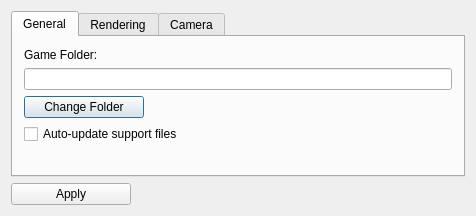
<?xml version="1.0" encoding="UTF-8"?>
<ui version="4.0">
 <class>SettingsDialogClass</class>
 <widget class="QDialog" name="SettingsDialogClass">
  <property name="geometry">
   <rect>
    <x>0</x>
    <y>0</y>
    <width>476</width>
    <height>216</height>
   </rect>
  </property>
  <property name="windowTitle">
   <string>Settings</string>
  </property>
  <property name="modal">
   <bool>true</bool>
  </property>
  <layout class="QVBoxLayout" name="verticalLayout_2">
   <item>
    <widget class="QTabWidget" name="tabWidget">
     <property name="currentIndex">
      <number>0</number>
     </property>
     <widget class="QWidget" name="tabGeneral">
      <attribute name="title">
       <string>General</string>
      </attribute>
      <layout class="QVBoxLayout" name="verticalLayout_3">
       <item>
        <widget class="QLabel" name="label">
         <property name="text">
          <string>Game Folder:</string>
         </property>
        </widget>
       </item>
       <item>
        <widget class="QLineEdit" name="lineEditGameFolder"/>
       </item>
       <item>
        <widget class="QPushButton" name="pushButtonChangeFolder">
         <property name="sizePolicy">
          <sizepolicy hsizetype="Minimum" vsizetype="Fixed">
           <horstretch>0</horstretch>
           <verstretch>0</verstretch>
          </sizepolicy>
         </property>
         <property name="maximumSize">
          <size>
           <width>120</width>
           <height>16777215</height>
          </size>
         </property>
         <property name="text">
          <string>Change Folder</string>
         </property>
        </widget>
       </item>
       <item>
        <widget class="QCheckBox" name="checkBoxUpdateSupport">
         <property name="text">
          <string>Auto-update support files</string>
         </property>
        </widget>
       </item>
       <item>
        <spacer name="verticalSpacer">
         <property name="orientation">
          <enum>Qt::Vertical</enum>
         </property>
         <property name="sizeHint" stdset="0">
          <size>
           <width>20</width>
           <height>40</height>
          </size>
         </property>
        </spacer>
       </item>
      </layout>
     </widget>
     <widget class="QWidget" name="tabRender">
      <attribute name="title">
       <string>Rendering</string>
      </attribute>
      <layout class="QVBoxLayout" name="verticalLayout">
       <item>
        <widget class="QLabel" name="label_2">
         <property name="text">
          <string>OpenGL Display Mode:</string>
         </property>
        </widget>
       </item>
       <item>
        <widget class="QComboBox" name="comboBoxDisplayMode"/>
       </item>
       <item>
        <spacer name="verticalSpacer_2">
         <property name="orientation">
          <enum>Qt::Vertical</enum>
         </property>
         <property name="sizeHint" stdset="0">
          <size>
           <width>20</width>
           <height>40</height>
          </size>
         </property>
        </spacer>
       </item>
      </layout>
     </widget>
     <widget class="QWidget" name="tab">
      <attribute name="title">
       <string>Camera</string>
      </attribute>
      <layout class="QVBoxLayout" name="verticalLayout_4">
       <item>
        <widget class="QLabel" name="label_3">
         <property name="text">
          <string>Camera Type (Requires app restart)</string>
         </property>
        </widget>
       </item>
       <item>
        <layout class="QHBoxLayout" name="horizontalLayout">
         <item>
          <widget class="QRadioButton" name="radioButtonBasic">
           <property name="text">
            <string>Basic (FPS)</string>
           </property>
          </widget>
         </item>
         <item>
          <widget class="QRadioButton" name="radioButtonArcball">
           <property name="text">
            <string>Arcball</string>
           </property>
          </widget>
         </item>
        </layout>
       </item>
       <item>
        <widget class="QCheckBox" name="checkBoxHideCursor">
         <property name="text">
          <string>Hide Cursor</string>
         </property>
        </widget>
       </item>
       <item>
        <spacer name="verticalSpacer_3">
         <property name="orientation">
          <enum>Qt::Vertical</enum>
         </property>
         <property name="sizeHint" stdset="0">
          <size>
           <width>20</width>
           <height>40</height>
          </size>
         </property>
        </spacer>
       </item>
      </layout>
     </widget>
    </widget>
   </item>
   <item>
    <widget class="QPushButton" name="pushButtonApply">
     <property name="maximumSize">
      <size>
       <width>120</width>
       <height>16777215</height>
      </size>
     </property>
     <property name="text">
      <string>Apply</string>
     </property>
    </widget>
   </item>
  </layout>
 </widget>
 <layoutdefault spacing="6" margin="11"/>
 <resources/>
 <connections/>
</ui>
